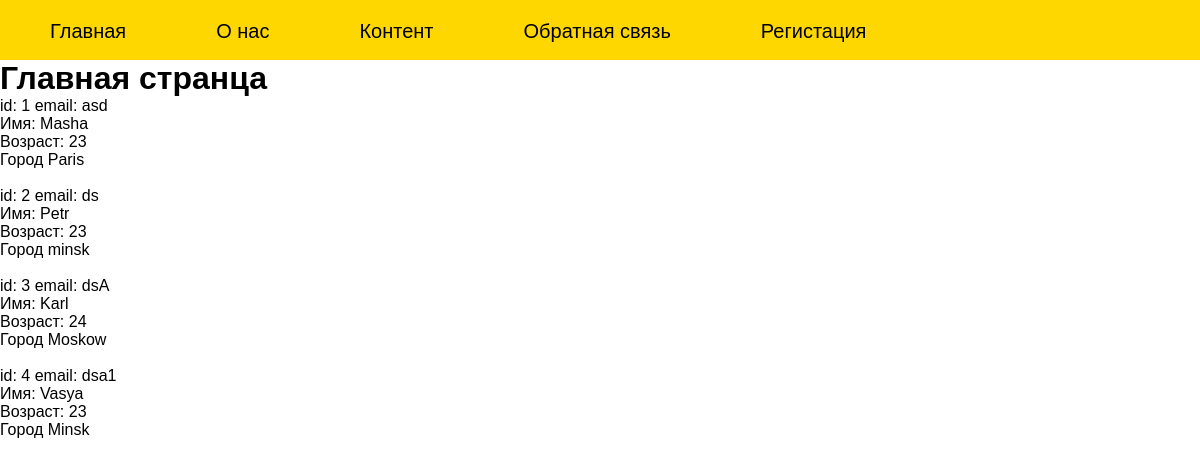
/index, run on the app's committed database.
### app.py (models this page shows, shortened)
class Users(db.Model):
    id = db.Column(db.Integer, primary_key=True)
    email = db.Column(db.String(50), unique=True)
    password = db.Column(db.String(500), nullable=True)
    date = db.Column(db.DateTime, default=datetime.utcnow)
    pr = db.relationship('Profiles', backref='users', uselist=False)

class Profiles(db.Model):
    id = db.Column(db.Integer, primary_key=True)
    name = db.Column(db.String(50))
    age = db.Column(db.Integer)
    city = db.Column(db.String(50))
    user_id = db.Column(db.Integer, db.ForeignKey('users.id'))

### app.py (the view)
@app.route("/index")
def index():
    users = []
    try:
        users = Users.query.all()
    except:
        print("error")
    return render_template('index.html', menu=menu, title=menu[0],users=users)

### templates/index.html (shortened to what this page needs)
{% extends 'base.html'%}
{% block content %}
<h1>Главная странца</h1>
<ul>
{% for user in users %}
    <p><li>id: {{user.id}} email: {{user.email}}</li></p>
    <ul>
    <li>Имя: {{user.pr.name}}</li>
    <li>Возраст: {{user.pr.age}}</li>
    <li>Город {{user.pr.city}}</li>
        <br>
    </ul>
{% endfor %}
</ul>
{% endblock %}

### templates/base.html (shortened to what this page needs)
<!DOCTYPE html>
<html lang="en">
<head>
    <link type="text/css" href="{{url_for('static',filename='css/style.css')}}" rel = "stylesheet"/>
</head>
<body>
<ul class = "main">
    {% for m in menu %}
    <a href="{{m.url}}"><li class = "main">{{m.field}}</li></a>
    {% endfor %}
</ul>
{% block content %}
{% endblock %}
</body>
</html>

### static/css/style.css (style rules this page uses)
* { padding: 0; margin: 0; }
body,html { font-family: 'Arial'; height: 100%; width: 100%; }
a { color: black; text-decoration: none; }
ul.main { list-style: none; background: gold; height: 60px; margin: 0; padding: 0; color: black; font-size: 20px; }
ul.main li { float: left; margin: 20px 40px 0 50px; }

### data on the page
Users: id "1", email "asd", pr.name "Masha", pr.age "23", pr.city "Paris"
Users: id "2", email "ds", pr.name "Petr", pr.age "23", pr.city "minsk"
Users: id "3", email "dsA", pr.name "Karl", pr.age "24", pr.city "Moskow"
Users: id "4", email "dsa1", pr.name "Vasya", pr.age "23", pr.city "Minsk"

### other printed values
{{ m.field }} "Главная" "О нас" "Контент" "Обратная связь" "Регистация"
